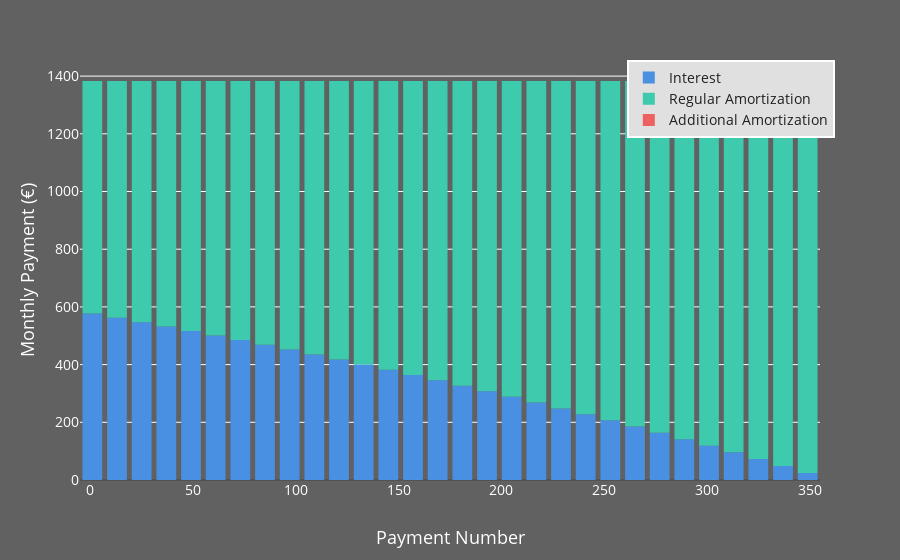

Here is the notebook cell this chart was saved with:
### Code cell
fig = px.bar(px.data, x='Payment Number', y=['Interest', 'Regular Amortization', 'Additional Amortization'],
             labels={
                 'Payment Number': 'Payment Number',
                 'value': 'Monthly Payment (€)',
                 'variable': ''
             })

fig.show()

### Figure 1 — Plotly figure (JSON) as saved in the notebook; plotly's stock layout.template omitted (floating-point values rounded to 4 significant figures)
{"data": [{"hovertemplate": "=Interest<br>Payment Number=%{x}<br>Monthly Payment (€)=%{y}<extra></extra>", "legendgroup": "Interest", "marker": {"color": "#4A90E2", "pattern": {"shape": ""}}, "name": "Interest", "orientation": "v", "showlegend": true, "textposition": "auto", "type": "bar", "x": [1, 13, 25, 37, 49, 61, 73, 85, 97, 109, 121, 133, 145, 157, 169, 181, 193, 205, 217, 229, 241, 253, 265, 277, 289, 301, 313, 325, 337, 349], "xaxis": "x", "y": [576.8, 562.1, 547.2, 532.0, 516.6, 500.9, 484.9, 468.6, 452.0, 435.1, 417.9, 400.4, 382.5, 364.4, 345.9, 327.0, 307.9, 288.4, 268.5, 248.3, 227.7, 206.7, 185.3, 163.6, 141.5, 119.0, 96.01, 72.65, 48.87, 24.65], "yaxis": "y"}, {"hovertemplate": "=Regular Amortization<br>Payment Number=%{x}<br>Monthly Payment (€)=%{y}<extra></extra>", "legendgroup": "Regular Amortization", "marker": {"color": "#3ECAAC", "pattern": {"shape": ""}}, "name": "Regular Amortization", "orientation": "v", "showlegend": true, "textposition": "auto", "type": "bar", "x": [1, 13, 25, 37, 49, 61, 73, 85, 97, 109, 121, 133, 145, 157, 169, 181, 193, 205, 217, 229, 241, 253, 265, 277, 289, 301, 313, 325, 337, 349], "xaxis": "x", "y": [806.3, 820.9, 835.8, 851.0, 866.4, 882.2, 898.2, 914.5, 931.1, 948.0, 965.2, 982.7, 1001.0, 1019.0, 1037.0, 1056.0, 1075.0, 1095.0, 1115.0, 1135.0, 1155.0, 1176.0, 1198.0, 1219.0, 1242.0, 1264.0, 1287.0, 1310.0, 1334.0, 1358.0], "yaxis": "y"}, {"hovertemplate": "=Additional Amortization<br>Payment Number=%{x}<br>Monthly Payment (€)=%{y}<extra></extra>", "legendgroup": "Additional Amortization", "marker": {"color": "#EC6161", "pattern": {"shape": ""}}, "name": "Additional Amortization", "orientation": "v", "showlegend": true, "textposition": "auto", "type": "bar", "x": [1, 13, 25, 37, 49, 61, 73, 85, 97, 109, 121, 133, 145, 157, 169, 181, 193, 205, 217, 229, 241, 253, 265, 277, 289, 301, 313, 325, 337, 349], "xaxis": "x", "y": [0.0, 0.0, 0.0, 0.0, 0.0, 0.0, 0.0, 0.0, 0.0, 0.0, 0.0, 0.0, 0.0, 0.0, 0.0, 0.0, 0.0, 0.0, 0.0, 0.0, 0.0, 0.0, 0.0, 0.0, 0.0, 0.0, 0.0, 0.0, 0.0, 0.0], "yaxis": "y"}], "layout": {"barmode": "relative", "legend": {"title": {"text": ""}, "tracegroupgap": 0}, "margin": {"t": 60}, "xaxis": {"anchor": "y", "domain": [0, 1], "title": {"text": "Payment Number"}}, "yaxis": {"anchor": "x", "domain": [0, 1], "title": {"text": "Monthly Payment (€)"}}}}
